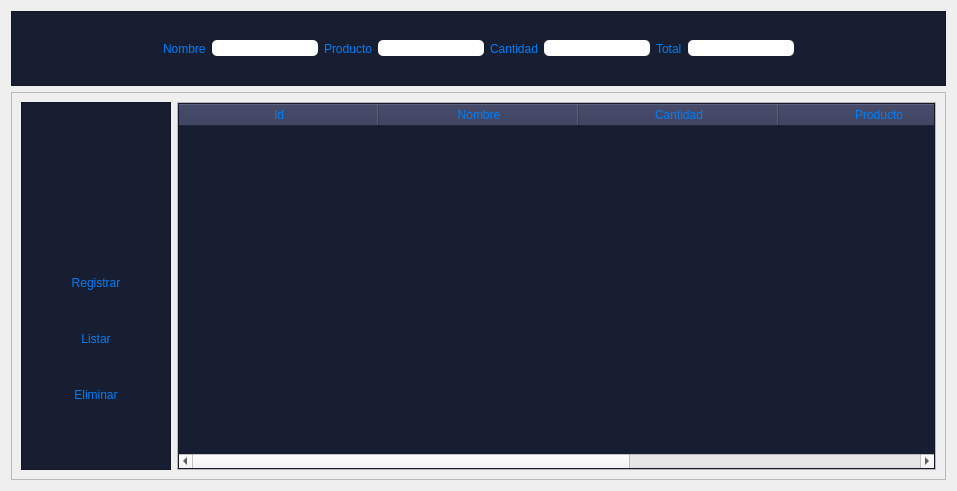
            <widget class="QWidget" name="page_proveedor">
             <layout class="QVBoxLayout" name="verticalLayout_27">
              <item>
               <widget class="QFrame" name="frame_31">
                <property name="minimumSize">
                 <size>
                  <width>0</width>
                  <height>75</height>
                 </size>
                </property>
                <property name="styleSheet">
                 <string notr="true">QPushButton{
border-top-left-radius:20p;
color: rgb(0,126,249);
font: 77 10pt &quot;Gadugi&quot;;

border-radius: 5px;


}

QPushButton:hover{

background-color: qlineargradient(spread:pad, x1:0, y1:0.505682, x2:1, y2:0.477, stop:0 rgba(11, 131, 120, 219), stop:1 rgba(85, 98, 112, 226));


}
QFrame{

background-color: rgb(24, 30, 50);

}
QLabel{
color: rgb(0,126,249);
font: 77 12pt &quot;Gadugi&quot;;
}
QLineEdit{
font: 77 10pt &quot;Gadugi&quot;;
color: rgb(158, 161, 178);
border-radius: 5px;
}
</string>
                </property>
                <property name="frameShape">
                 <enum>QFrame::StyledPanel</enum>
                </property>
                <property name="frameShadow">
                 <enum>QFrame::Raised</enum>
                </property>
                <layout class="QHBoxLayout" name="horizontalLayout_13">
                 <item>
                  <spacer name="horizontalSpacer_3">
                   <property name="orientation">
                    <enum>Qt::Horizontal</enum>
                   </property>
                   <property name="sizeHint" stdset="0">
                    <size>
                     <width>142</width>
                     <height>20</height>
                    </size>
                   </property>
                  </spacer>
                 </item>
                 <item>
                  <widget class="QLabel" name="label_34">
                   <property name="styleSheet">
                    <string notr="true"/>
                   </property>
                   <property name="text">
                    <string>Nombre</string>
                   </property>
                  </widget>
                 </item>
                 <item>
                  <widget class="QLineEdit" name="nombre_proveedor"/>
                 </item>
                 <item>
                  <widget class="QLabel" name="label_35">
                   <property name="styleSheet">
                    <string notr="true"/>
                   </property>
                   <property name="text">
                    <string>Producto</string>
                   </property>
                  </widget>
                 </item>
                 <item>
                  <widget class="QLineEdit" name="producto_proveedor"/>
                 </item>
                 <item>
                  <widget class="QLabel" name="label_36">
                   <property name="styleSheet">
                    <string notr="true"/>
                   </property>
                   <property name="text">
                    <string>Cantidad</string>
                   </property>
                  </widget>
                 </item>
                 <item>
                  <widget class="QLineEdit" name="cantidad_proveedor"/>
                 </item>
                 <item>
                  <widget class="QLabel" name="label_37">
                   <property name="styleSheet">
                    <string notr="true"/>
                   </property>
                   <property name="text">
                    <string>Total</string>
                   </property>
                  </widget>
                 </item>
                 <item>
                  <widget class="QLineEdit" name="total_proveedor"/>
                 </item>
                 <item>
                  <spacer name="horizontalSpacer_4">
                   <property name="orientation">
                    <enum>Qt::Horizontal</enum>
                   </property>
                   <property name="sizeHint" stdset="0">
                    <size>
                     <width>142</width>
                     <height>20</height>
                    </size>
                   </property>
                  </spacer>
                 </item>
                </layout>
               </widget>
              </item>
              <item>
               <widget class="QFrame" name="frame_21">
                <property name="minimumSize">
                 <size>
                  <width>0</width>
                  <height>0</height>
                 </size>
                </property>
                <property name="frameShape">
                 <enum>QFrame::StyledPanel</enum>
                </property>
                <property name="frameShadow">
                 <enum>QFrame::Raised</enum>
                </property>
                <layout class="QHBoxLayout" name="horizontalLayout_12">
                 <item>
                  <widget class="QFrame" name="frame_32">
                   <property name="minimumSize">
                    <size>
                     <width>150</width>
                     <height>0</height>
                    </size>
                   </property>
                   <property name="styleSheet">
                    <string notr="true">QPushButton{
border-top-left-radius:20p;
color: rgb(0,126,249);
font: 77 10pt &quot;Gadugi&quot;;

border-radius: 5px;


}

QPushButton:hover{

background-color: qlineargradient(spread:pad, x1:0, y1:0.505682, x2:1, y2:0.477, stop:0 rgba(11, 131, 120, 219), stop:1 rgba(85, 98, 112, 226));


}
QFrame{

background-color: rgb(24, 30, 50);

}
QLabel{
color: rgb(0,126,249);
}
QLineEdit{
font: 77 10pt &quot;Gadugi&quot;;
color: rgb(158, 161, 178);
border-radius: 5px;
}
</string>
                   </property>
                   <property name="frameShape">
                    <enum>QFrame::StyledPanel</enum>
                   </property>
                   <property name="frameShadow">
                    <enum>QFrame::Raised</enum>
                   </property>
                   <layout class="QVBoxLayout" name="verticalLayout_26">
                    <item>
                     <spacer name="verticalSpacer_4">
                      <property name="orientation">
                       <enum>Qt::Vertical</enum>
                      </property>
                      <property name="sizeHint" stdset="0">
                       <size>
                        <width>20</width>
                        <height>146</height>
                       </size>
                      </property>
                     </spacer>
                    </item>
                    <item>
                     <widget class="QPushButton" name="registrar_proveedor">
                      <property name="minimumSize">
                       <size>
                        <width>120</width>
                        <height>50</height>
                       </size>
                      </property>
                      <property name="text">
                       <string>Registrar</string>
                      </property>
                     </widget>
                    </item>
                    <item>
                     <widget class="QPushButton" name="btn_listar_3">
                      <property name="minimumSize">
                       <size>
                        <width>120</width>
                        <height>50</height>
                       </size>
                      </property>
                      <property name="text">
                       <string>Listar</string>
                      </property>
                     </widget>
                    </item>
                    <item>
                     <widget class="QPushButton" name="btn_eliminar_3">
                      <property name="minimumSize">
                       <size>
                        <width>120</width>
                        <height>50</height>
                       </size>
                      </property>
                      <property name="text">
                       <string>Eliminar</string>
                      </property>
                     </widget>
                    </item>
                    <item>
                     <spacer name="verticalSpacer_5">
                      <property name="orientation">
                       <enum>Qt::Vertical</enum>
                      </property>
                      <property name="sizeHint" stdset="0">
                       <size>
                        <width>20</width>
                        <height>40</height>
                       </size>
                      </property>
                     </spacer>
                    </item>
                   </layout>
                  </widget>
                 </item>
                 <item>
                  <widget class="QFrame" name="frame_33">
                   <property name="frameShape">
                    <enum>QFrame::StyledPanel</enum>
                   </property>
                   <property name="frameShadow">
                    <enum>QFrame::Raised</enum>
                   </property>
                   <layout class="QVBoxLayout" name="verticalLayout_25">
                    <property name="spacing">
                     <number>0</number>
                    </property>
                    <property name="leftMargin">
                     <number>0</number>
                    </property>
                    <property name="topMargin">
                     <number>0</number>
                    </property>
                    <property name="rightMargin">
                     <number>0</number>
                    </property>
                    <property name="bottomMargin">
                     <number>0</number>
                    </property>
                    <item>
                     <widget class="QTableWidget" name="tabla_listar_proveedor">
                      <property name="styleSheet">
                       <string notr="true">QHeaderView
{
Fondo: transparente; 
background-color: rgb(24, 30, 50);
border-top-left-radius:20p;
color: rgb(0,126,249);
font: 77 10pt &quot;Gadugi&quot;;
}

QHeaderView:hover
{
background-color: rgb(46, 51, 84);
border-top-left-radius:20p;
}
QHeaderView:section
{
background-color: rgb(46, 51, 84);
border-top-left-radius:20p;
padding: 2px;
font-size:11 pt;

}
QTableWidget{
background-color: rgb(24, 30, 50);
gridline-color: rgb(24, 30, 50);
font-size: 11pt;
border-top-left-radius:20p;
color: rgb(0,126,249);
font: 77 10pt &quot;Gadugi&quot;;
}
QTableWidgetQTableCornerButton::section{
background-color: rgb(46, 51, 84);
border: 1px solid rgb(0,126,249);
}
QTableView QTableCornerButton::section {
background-color: rgb(46, 51, 84);
border: 1px solid rgb(0, 126, 249);
}</string>
                      </property>
                      <attribute name="horizontalHeaderDefaultSectionSize">
                       <number>200</number>
                      </attribute>
                      <column>
                       <property name="text">
                        <string>Id</string>
                       </property>
                      </column>
                      <column>
                       <property name="text">
                        <string>Nombre</string>
                       </property>
                      </column>
                      <column>
                       <property name="text">
                        <string>Cantidad</string>
                       </property>
                      </column>
                      <column>
                       <property name="text">
                        <string>Producto</string>
                       </property>
                      </column>
                      <column>
                       <property name="text">
                        <string>Total</string>
                       </property>
                      </column>
                     </widget>
                    </item>
                   </layout>
                  </widget>
                 </item>
                </layout>
               </widget>
              </item>
             </layout>
            </widget>
